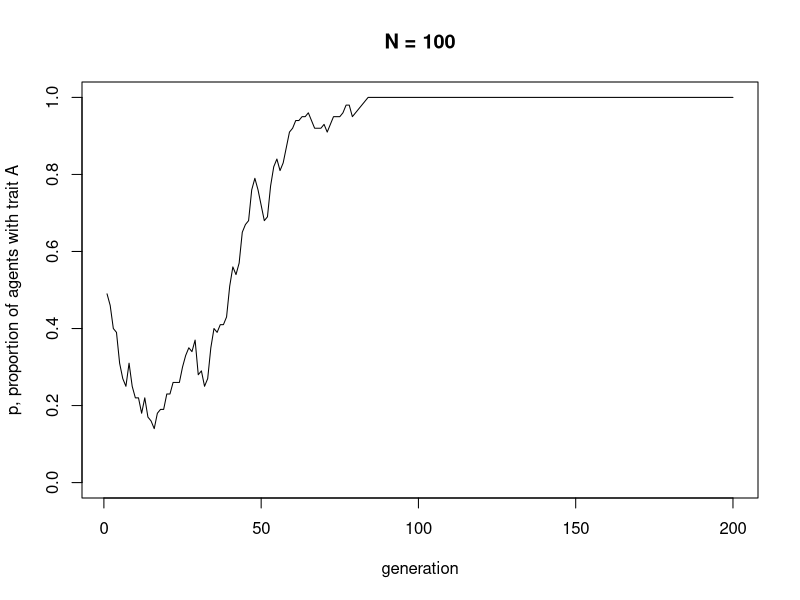

This chart was generated by the following R code: (Note: a time limit stopped this script after it produced the figure.)
## ---- chunk 1

N <- 100
t_max <- 200

## ---- chunk 2

agent <- data.frame(trait = sample(c("A","B"), N, replace = TRUE))

## ---- chunk 3

head(agent)

## ---- chunk 4

agent$trait[4]

## ---- chunk 5

output <- data.frame(p = rep(NA, t_max))

## ---- chunk 6

output$p[1] <- sum(agent$trait == "A") / N
head(output)

## ---- chunk 7

for (t in 2:t_max) {
  
  # copy agent dataframe to previous_agent dataframe
  previous_agent <- agent  
  
  # randomly copy from previous generation's agents
  agent <- data.frame(trait = sample(previous_agent$trait, N, replace = TRUE))  
  
  # get p and put it into the output slot for this generation t
  output$p[t] <- sum(agent$trait == "A") / N  
  
}

## ---- chunk 8

plot(output$p, 
     type = 'l', 
     ylab = "p, proportion of agents with trait A", 
     xlab = "generation", 
     ylim = c(0,1), 
     main = paste("N =", N))

## ---- chunk 9
# rename to snake case
UnbiasedTransmission <- function (N, t_max) {
  
  agent <- data.frame(trait = sample(c("A","B"), N, replace = TRUE))
  
  output <- data.frame(p = rep(NA, t_max))
  
  output$p[1] <- sum(agent$trait == "A") / N
  
  for (t in 2:t_max) {
  
    # copy agent to previous_agent dataframe
    previous_agent <- agent  
  
    # randomly copy from previous generation
    agent <- data.frame(trait = sample(previous_agent$trait, N, replace = TRUE))  
  
    # get p and put it into output slot for this generation t
    output$p[t] <- sum(agent$trait == "A") / N  
  
  }
  
  # i'll do my own plotting with the created data object
  #plot(output$p, 
  #     type = 'l', 
  #     ylab = "p, proportion of agents with trait A", 
  #     xlab = "generation", 
  #     ylim = c(0,1), 
  #     main = paste("N =", N))
  
}

## ---- chunk 10
library(tidyverse)
## ---- chunk 11

unbiased_transmission <- function(pop_size,
                                  n_generations,
                                  initial_prob_trait = NULL,
                                  n_simulations) {
  
  store <- list()
  
  for (i in 1:n_simulations) {
    
    agent <- data.frame(trait = sample(c("A","B"), pop_size,
                                       prob = c(initial_prob_trait, 1-initial_prob_trait),
                                       replace = TRUE))
  
    output <- data.frame(p = rep(NA, n_generations),
                         n_sim = rep(NA, n_simulations))
  
    output$p[1] <- sum(agent$trait == "A") / pop_size
    output$n_sim <- i
    output$n_itr[1] <- 1
    output$initial_prob_trait <- initial_prob_trait
  
      for (t in 2:n_generations) {
  
        # copy agent to previous_agent dataframe
        previous_agent <- agent  
  
        # randomly copy from previous generation
        agent <- data.frame(trait = sample(previous_agent$trait, pop_size, replace = TRUE))  
  
        # get p and put it into output slot for this generation t
        output$p[t] <- sum(agent$trait == "A") / pop_size 
        
        # track the iteration
        output$n_itr[t] <- t 
        
        # place output data in list
        store[[i]] <- output
    }
  }
  return(store)
}

#unbiased_transmission(pop_size = 100, n_generations = 100, prob_trait = 0.5, n_simulations = 5)
## ---- chunk 12
# 100 independent agents in each of the 100 generations
# trait "A" (vs "B") is selected from the previous with prob = 0.25
  # repeat evolution process 50 times
prob_a_25 <- unbiased_transmission(pop_size              = 100,
                                   n_generations         = 500,
                                   initial_prob_trait    = 0.25,
                                   n_simulations         = 50)

prob_a_50 <- unbiased_transmission(pop_size              = 100,
                                   n_generations         = 500,
                                   initial_prob_trait    = 0.50,
                                   n_simulations         = 50)

prob_a_75 <- unbiased_transmission(pop_size              = 100,
                                   n_generations         = 500,
                                   initial_prob_trait    = 0.75,
                                   n_simulations         = 50)

# add some flexibility by allowing different prob_trait values
unbiased_transmission_mult_prob <- function(initial_prob_grid = NULL) {
  
  store_list <- list()
  
  for (i in initial_prob_grid) {
  
  sim_dat <- unbiased_transmission(pop_size          = 100,
                               n_generations         = 500,
                               initial_prob_trait    = i,
                               n_simulations         = 50)
  
  store_list[[length(store_list) + 1]] <- sim_dat
  
  }
  return(store_list)
}

# for each probability (prop) in prob_grid,
# simulate 50 each:
  # population of 100 across 500 generations, 
  # each individual in each generation samples trait A with prob i from previous generation
prob_a_range <- unbiased_transmission_mult_prob(initial_prob_grid = seq(from = 0.1,
                                                                        to   = 0.9,
                                                                        by   = 0.1))
## ---- chunk 13

list(prob_a_25,
     prob_a_50,
     prob_a_75) |>
  bind_rows() |>
  mutate(full_info = str_c(n_sim, n_itr, initial_prob_trait, sep = "_"),
         sim_prob_info = str_c(n_sim, initial_prob_trait, sep = "_"),
         sim_prob_info = as.factor(sim_prob_info),
         n_sim = as.factor(n_sim),
         initial_prob_trait = as.factor(initial_prob_trait)) |>
  ggplot(aes(x = n_itr, y = p, color = initial_prob_trait)) +
  geom_line(aes(group = sim_prob_info)) +
  facet_wrap(~ initial_prob_trait) +
  scale_x_continuous(breaks = c(1, 100, 200, 300, 400, 500)) +
  labs(title = "Population of 100 Across 500 Geneartions",
       x = "Generation",
       y = "% of Population w/ Trait 'A'",
       color = "Trait 'A' Prevalence at Gen = 1") +
  theme_light()

# confirm right number of rows for each prob_trait
prob_a_range |>
  bind_rows() |>
  group_by(initial_prob_trait) |>
  count()

# add and/or aggregate data for further exploration
prob_a_range_mod <- prob_a_range |>
  bind_rows() |>
  mutate(full_info = str_c(n_sim, n_itr, initial_prob_trait, sep = "_"),
         sim_prob_info = str_c(n_sim, initial_prob_trait, sep = "_"),
         sim_prob_info = as.factor(sim_prob_info),
         n_sim = as.factor(n_sim),
         initial_prob_trait = as.factor(initial_prob_trait)) |> 
  group_by(initial_prob_trait, n_itr) |>
  mutate(p_itr_mean = mean(p),
         p_itr_plus_se = p_itr_mean + (sd(p) / sqrt(50)),
         p_itr_minus_se = p_itr_mean - (sd(p) / sqrt(50))) |>
  ungroup() |> 
  group_by(n_sim, initial_prob_trait) |>
  mutate(gen_complete_1 = which(p == 1)[1],
         gen_complete_0 = which(p == 0.00)[1]) |>
  ungroup()

prob_a_range_mod |>
  ggplot(aes(x = n_itr, y = p)) +
  geom_line(aes(group = sim_prob_info),
            color = "grey") +
  geom_line(aes(x = n_itr, y = p_itr_mean, group = initial_prob_trait),
            color = "darkred") +
  geom_ribbon(aes(ymin = p_itr_minus_se, ymax = p_itr_plus_se),
              fill = "darkred",
              color = "white",
              alpha = 0.2) +
  facet_wrap(~ initial_prob_trait) +
  scale_x_continuous(breaks = c(1, 100, 200, 300, 400, 500)) +
  labs(title = "Population of 100 Across 500 Geneartions\n50 Simulated Evolutions",
       x = "Generation",
       y = "% of Population w/ Trait 'A'",
       color = "Trait 'A' Prevalance at Gen = 1") +
  theme_light()

prob_a_range_mod |>
  select(initial_prob_trait, n_sim, gen_complete_0, gen_complete_1) |>
  group_by(initial_prob_trait, n_sim) |>
  slice_head(n = 1) |>
  ungroup() |>
  pivot_longer(cols = starts_with("gen"),
               names_to = "gen_complete",
               values_to = "gen_to_complete") |>
  group_by(initial_prob_trait, gen_complete) |>
  mutate(mean_gen_finish = mean(gen_to_complete, na.rm = TRUE)) |>
  ungroup() |> 
  ggplot(aes(x = gen_to_complete, fill = gen_complete)) +
  geom_histogram() +
  geom_vline(aes(xintercept = mean_gen_finish, color = gen_complete)) +
  facet_wrap(~ initial_prob_trait) +
  theme_light()
## ---- chunk 14

UnbiasedTransmission(N = 100, 
                     t_max = 200)

## ---- chunk 15

UnbiasedTransmission(N = 10000, 
                     t_max = 200)

## ---- chunk 16

UnbiasedTransmission <- function (N, t_max, r_max) {
  
  # create a matrix with t_max rows and r_max columns, fill with NAs, convert to dataframe
  output <- as.data.frame(matrix(NA, t_max, r_max))  
  
  # purely cosmetic: rename the columns with run1, run2 etc.
  names(output) <- paste("run", 1:r_max, sep="")  
  
  for (r in 1:r_max) {
    
    # create first generation
    agent <- data.frame(trait = sample(c("A","B"), N, replace = TRUE))  
    
    # add first generation's p to first row of column r
    output[1,r] <- sum(agent$trait == "A") / N  
  
    for (t in 2:t_max) {
  
      # copy agent to previous_agent dataframe
      previous_agent <- agent  
      
      # randomly copy from previous generation
      agent <- data.frame(trait = sample(previous_agent$trait, N, replace = TRUE))  
      
      # get p and put it into output slot for this generation t and run r
      output[t,r] <- sum(agent$trait == "A") / N  
  
    }
    
  }
  
  # first plot a thick line for the mean p
  plot(rowMeans(output), 
       type = 'l', 
       ylab = "p, proportion of agents with trait A", 
       xlab = "generation", 
       ylim = c(0,1), 
       lwd = 3, 
       main = paste("N =", N))
 
  for (r in 1:r_max) {  
    
    # add lines for each run, up to r_max
    lines(output[,r], type = 'l')  
    
  }
  
  output  # export data from function
}

## ---- chunk 17

data_model1 <- UnbiasedTransmission(N = 100, 
                                    t_max = 200, 
                                    r_max = 5)

## ---- chunk 18

head(data_model1)

## ---- chunk 19

data_model1 <- UnbiasedTransmission(N = 10000, 
                                    t_max = 200, 
                                    r_max = 5)

## ---- chunk 20

UnbiasedTransmission <- function (N, p_0, t_max, r_max) {
  
  # create a matrix with t_max rows and r_max columns, fill with NAs, convert to dataframe
  output <- as.data.frame(matrix(NA,t_max,r_max))  
  
  # purely cosmetic: rename the columns with run1, run2 etc.
  names(output) <- paste("run", 1:r_max, sep="")  
  
  for (r in 1:r_max) {
    
    # create first generation
    agent <- data.frame(trait = sample(c("A","B"), N, replace = TRUE, 
                                       prob = c(p_0,1-p_0)))  
    
    # add first generation's p to first row of column r
    output[1,r] <- sum(agent$trait == "A") / N  
  
    for (t in 2:t_max) {
      
      # copy agent to previous_agent dataframe
      previous_agent <- agent  
      
      # randomly copy from previous generation
      agent <- data.frame(trait = sample(previous_agent$trait, N, replace = TRUE))  
      
      # get p and put it into output slot for this generation t and run r
      output[t,r] <- sum(agent$trait == "A") / N  
  
    }
    
  }
  
  # first plot a thick line for the mean p
  plot(rowMeans(output), 
       type = 'l', 
       ylab = "p, proportion of agents with trait A", 
       xlab = "generation", 
       ylim = c(0,1), 
       lwd = 3, 
       main = paste("N =", N))
 
  for (r in 1:r_max) {  
    
    # add lines for each run, up to r_max
    lines(output[,r], type = 'l')  
    
  }
  
  output  # export data from function
}

## ---- chunk 21

data_model1 <- UnbiasedTransmission(N = 10000, 
                                    p_0 = 0.2, 
                                    t_max = 200, 
                                    r_max = 5)

## ---- chunk 22

png(file = "unbiased_transmission.png", 
    height = 10, 
    width = 12, 
    units = "cm" , 
    res = 300)

data_model1 <- UnbiasedTransmission(N = 10000, 
                                    p_0 = 0.2, 
                                    t_max = 200, 
                                    r_max = 5)

invisible(dev.off())

## ---- chunk 23

p_0 <- 0.2
t_max <- 200

p <- rep(NA, t_max)
p[1] <- p_0

for (i in 2:t_max) {
  p[i] <- p[i-1]
}

plot(p, 
     type = 'l', 
     ylab = "p, proportion of agents with trait A", 
     xlab = "generation", 
     ylim = c(0,1), 
     lwd = 3)
